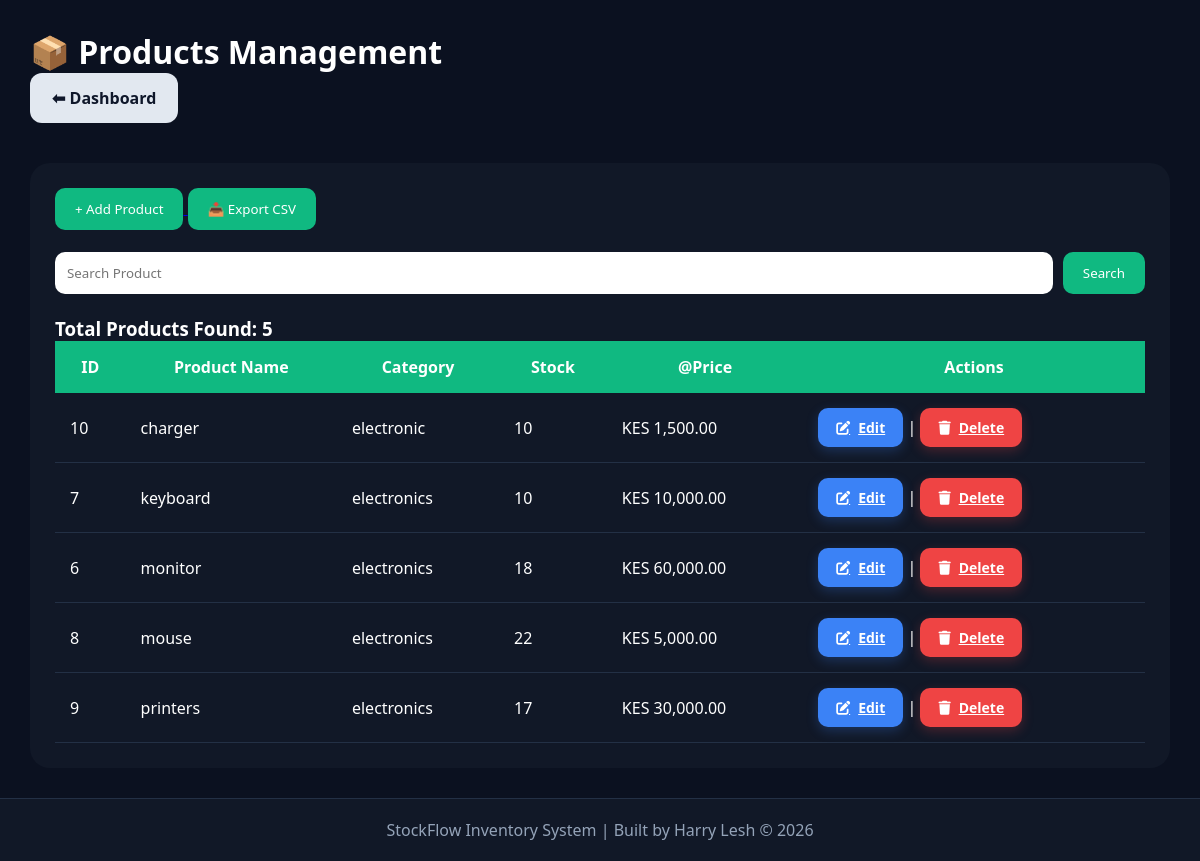
Before: /products (signed in) with the older database file.
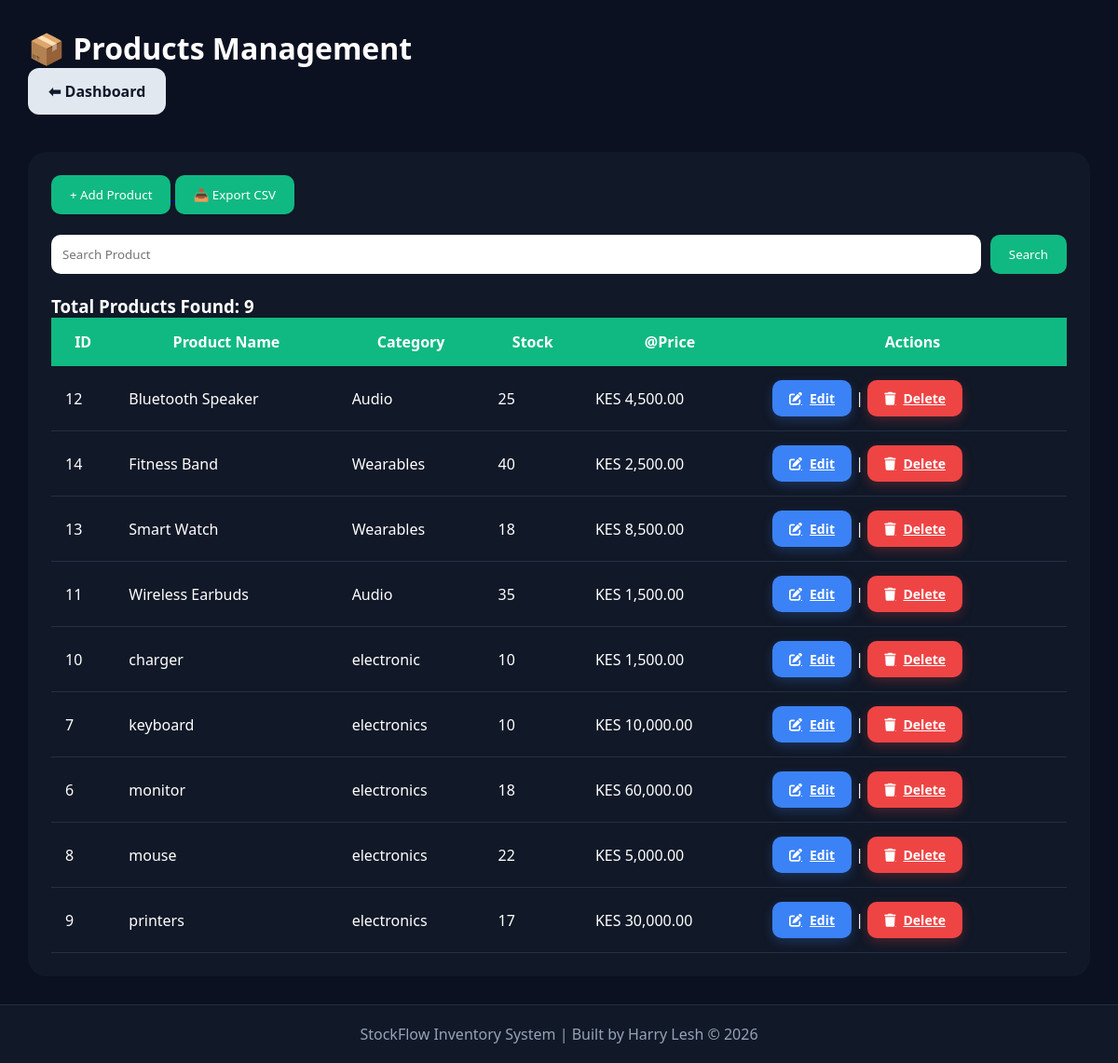
After: the same page with the newer database file.
### tables this page shows
CREATE TABLE products(
        id INTEGER PRIMARY KEY AUTOINCREMENT,
        name TEXT NOT NULL,
        category TEXT NOT NULL,
        stock INTEGER NOT NULL,
        price REAL NOT NULL
    );

CREATE TABLE settings(

        id INTEGER PRIMARY KEY,

        company_name TEXT,

        company_email TEXT,

        company_phone TEXT,

        company_address TEXT,

        company_website TEXT,

        currency TEXT,

        tax_rate REAL,

        low_stock INTEGER,

        dark_mode INTEGER,

        email_alerts INTEGER,

        sales_alerts INTEGER,

        purchase_alerts INTEGER,

        stock_alerts INTEGER

    );

### routes/products.py (the view)
@products_bp.route("/products")
@login_required
@roles_required("Administrator", "Manager", "Store Keeper")
def products():
    if "user" not in session:
        return redirect("/")
    conn = get_connection()
    cursor = conn.cursor()
    cursor.execute("""
        SELECT *
        FROM products
        ORDER BY name
    """)
    products = cursor.fetchall()
    conn.close()
    return render_template(
        "products.html",
        products=products
    )

### app.py (called while the page is built)
@app.context_processor
def inject_settings():
    conn = get_connection()
    cursor = conn.cursor()
    cursor.execute("""
        SELECT currency
        FROM settings
        LIMIT 1
    """)
    row = cursor.fetchone()
    conn.close()
    currency = "KES"
    if row and row[0]:
        currency = row[0]
    return dict(currency=currency)

@app.template_filter("currency")
def currency(value):
    try:
        return "{:,.2f}".format(float(value))
    except (ValueError, TypeError):
        return "0.00"

### database/models.py (called while the page is built)
def get_connection():
    conn = sqlite3.connect(DB_NAME)
    conn.row_factory = sqlite3.Row
    return conn

### templates/products.html
{% extends "layout.html" %}
{% block content %}
<div class="page-container">
    <h1>📦 Products Management</h1>
    <a href="/dashboard" class="back-btn">
        ⬅ Dashboard
    </a>
    <div class="table-card">
        <a href="/add-product">
            <button class="btn-green">
                + Add Product
            </button>
        </a>
        <a href="/export-products">
            <button class="btn-green">
                📥 Export CSV
            </button>
        </a>
        <br><br>
        <form method="GET" action="/products">
            <input type="text" name="search" placeholder="Search Product">
            <button class="btn-green">
                Search
            </button>
        </form>
        <br>
        <h3>Total Products Found: {{ products|length }}</h3>
        <table>
            <thead>
                <tr>
                    <th>ID</th>
                    <th>Product Name</th>
                    <th>Category</th>
                    <th>Stock</th>
                    <th>@Price</th>
                    <th>Actions</th>
                </tr>
            </thead>
            <tbody>
                {% for product in products %}
                <tr>
                    <td>{{ product[0] }}</td>
                    <td>{{ product[1] }}</td>
                    <td>{{ product[2] }}</td>
                    <td>
                        {% if product[3] < 10 %} ⚠️ {{ product[3] }} {% else %} {{ product[3] }} {% endif %} </td>
                    <td>
                        {{ currency }} {{ product[4]|currency }}
                    </td>
                    <td>
                        <a href="/edit-product/{{ product.id }}" class="btn-edit">
                            <i class="fas fa-pen-to-square"></i>
                            Edit
                        </a>
                        |
                        <a href="/delete-product/{{ product.id }}" class="btn-delete"
                            onclick="return confirm('Delete this product?')">
                            <i class="fas fa-trash"></i>
                            Delete
                        </a>
                    </td>
                </tr>
                {% endfor %}
            </tbody>
        </table>
    </div>
</div>
{% endblock %}

Changed rows visible on the page:
added products: id "12", name "Bluetooth Speaker", category "Audio", stock "25", {{ currency }} "KES", price "4,500.00"
added products: id "14", name "Fitness Band", category "Wearables", stock "40", {{ currency }} "KES", price "2,500.00"
added products: id "13", name "Smart Watch", category "Wearables", stock "18", {{ currency }} "KES", price "8,500.00"
added products: id "11", name "Wireless Earbuds", category "Audio", stock "35", {{ currency }} "KES", price "1,500.00"
Other visible differences:
{{ products|length }}: "5" → "9"
